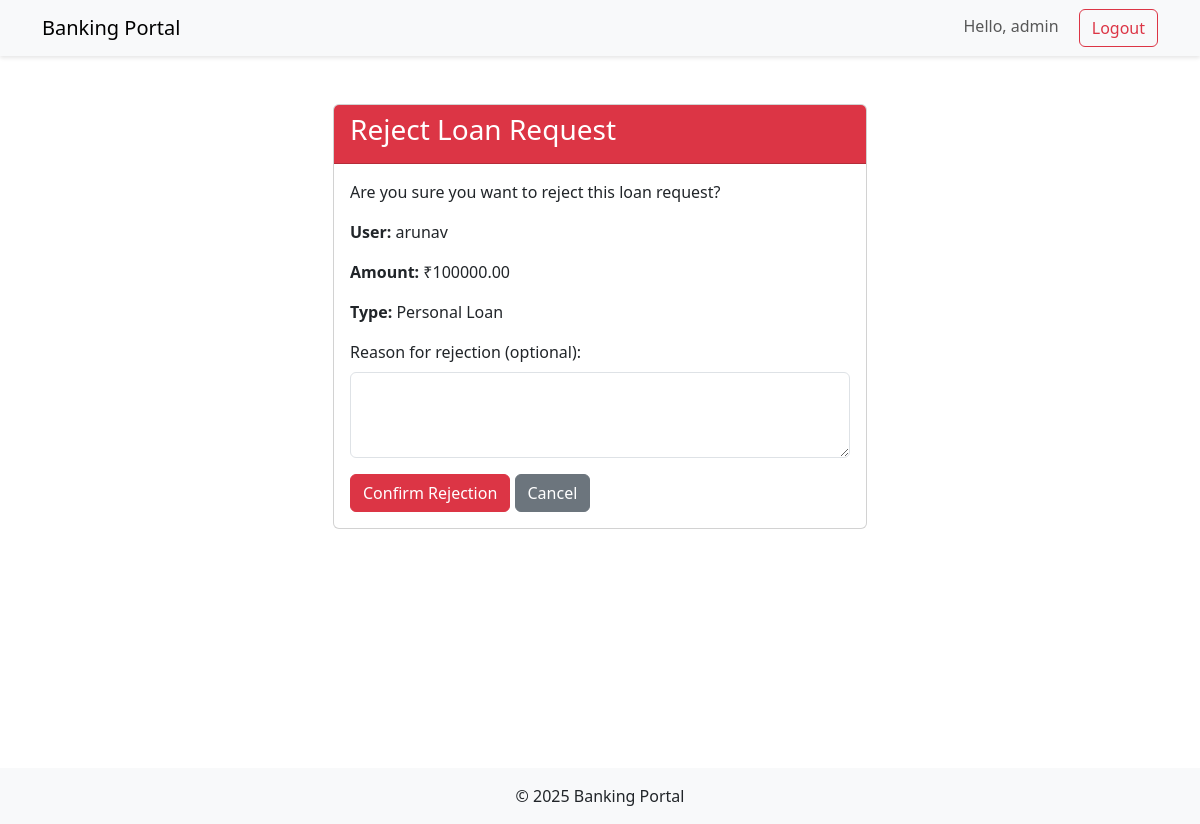
The page /bank/loans/reject/1/ (signed in) on the database its author committed.
### core/models.py (models this page shows, shortened)
class User(AbstractUser):
    is_approved = models.BooleanField(default=False)
    is_admin = models.BooleanField(default=False)
    kyc_documents = models.FileField(upload_to='kyc/', null=True, blank=True)
    first_name = models.CharField(max_length=30)
    last_name = models.CharField(max_length=30)
    groups = models.ManyToManyField(
        'auth.Group',
        verbose_name='groups',
        blank=True,
        help_text='The groups this user belongs to.',
        related_name="custom_user_set",  # Changed
        related_query_name="user",
    )
    user_permissions = models.ManyToManyField(
        'auth.Permission',
        verbose_name='user permissions',
        blank=True,
        help_text='Specific permissions for this user.',
        related_name="custom_user_set",  # Changed
        related_query_name="user",
    )

class LoanRequest(models.Model):
    LOAN_TYPES = [
        ('PERSONAL', 'Personal Loan'),
        ('HOME', 'Home Loan'),
        ('CAR', 'Car Loan'),
        ('EDUCATION', 'Education Loan'),
    ]
    user = models.ForeignKey(settings.AUTH_USER_MODEL, on_delete=models.CASCADE)
    account = models.ForeignKey(CustomerAccount, on_delete=models.CASCADE)
    loan_type = models.CharField(max_length=20, choices=LOAN_TYPES)
    amount = models.DecimalField(max_digits=12, decimal_places=2)
    duration_months = models.PositiveIntegerField()
    interest_rate = models.DecimalField(max_digits=5, decimal_places=2, default=10.0)  # Default 10% interest
    purpose = models.TextField()
    is_approved = models.BooleanField(default=False)
    is_rejected = models.BooleanField(default=False)
    requested_at = models.DateTimeField(auto_now_add=True)
    approved_at = models.DateTimeField(null=True, blank=True)

### core/views.py (the view)
# urls.py: path('loans/reject/<int:loan_id>/', views.reject_loan, name='reject_loan'),
@login_required
@user_passes_test(lambda u: u.is_admin)
def reject_loan(request, loan_id):
    loan = get_object_or_404(LoanRequest, id=loan_id)
    if request.method == 'POST':
        loan.is_rejected = True
        loan.save()
        messages.success(request, 'Loan request rejected')
        return redirect('admin_dashboard')
    return render(request, 'core/reject_loan.html', {'loan': loan})

### core/context_processors.py (called while the page is built)
def admin_approvals(request):
    if request.user.is_staff:
        from .models import User, AccountRequest
        return {
            'pending_users': User.objects.filter(is_approved=False).count(),
            'pending_accounts': AccountRequest.objects.filter(is_approved=False).count()
        }
    return {}

### core/templates/core/reject_loan.html (shortened to what this page needs)
{% extends 'base.html' %}
{% block content %}
<div class="container mt-5">
    <div class="row justify-content-center">
        <div class="col-md-6">
            <div class="card">
                <div class="card-header bg-danger text-white">
                    <h3>Reject Loan Request</h3>
                </div>
                <div class="card-body">
                    <p>Are you sure you want to reject this loan request?</p>
                    <p><strong>User:</strong> {{ loan.user.username }}</p>
                    <p><strong>Amount:</strong> ₹{{ loan.amount }}</p>
                    <p><strong>Type:</strong> {{ loan.get_loan_type_display }}</p>
                    <form method="post">
                        <div class="mb-3">
                            <label for="rejection_reason" class="form-label">Reason for rejection (optional):</label>
                            <textarea class="form-control" id="rejection_reason" name="rejection_reason" rows="3"></textarea>
                        </div>
                        <button type="submit" class="btn btn-danger">Confirm Rejection</button>
                        <a href="{% url 'admin_dashboard' %}" class="btn btn-secondary">Cancel</a>
                    </form>
                </div>
            </div>
        </div>
    </div>
</div>
{% endblock %}

### core/templates/base.html (shortened to what this page needs)
<!DOCTYPE html>
<html lang="en">
<head>
    <link href="https://cdn.jsdelivr.net/npm/bootstrap@5.3.0/dist/css/bootstrap.min.css" rel="stylesheet">
    <link rel="stylesheet" href="https://cdn.jsdelivr.net/npm/bootstrap-icons@1.10.0/font/bootstrap-icons.css">
</head>
<body>
    <nav class="navbar navbar-expand-lg navbar-custom mb-4">
        <div class="container">
            <a class="navbar-brand" href="{% url 'bank:account_list' %}">Banking Portal</a>
            <div class="ms-auto">
                {% if user.is_authenticated %}
                    <span class="navbar-text me-3">Hello, {{ user.username }}</span>
                    <form action="{% url 'logout' %}" method="post" style="display: inline;">
                        <button type="submit" class="btn btn-outline-danger">Logout</button>
                    </form>
                {% else %}
                    <a href="{% url 'login' %}" class="btn btn-outline-primary me-2">Login</a>
                    <a href="{% url 'register' %}" class="btn btn-primary">Register</a>
                {% endif %}
            </div>
        </div>
    </nav>
    <main class="container">
        {% block content %}{% endblock %}
    </main>
    <footer class="bg-light py-3 mt-4">
        <div class="container text-center">
            <p class="mb-0">© 2025 Banking Portal</p>
        </div>
    </footer>
</body>
</html>

### core/templates/base.html (style rules this page uses)
.navbar-custom { background-color: #f8f9fa; box-shadow: 0 2px 4px rgba(0,0,0,.1); }
main { min-height: 80vh; }

### rows shown on the page
User: username "admin"
LoanRequest: user.username "arunav", amount "100000.00", loan_type "Personal Loan"
